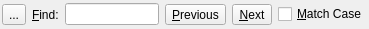
<ui version="4.0" >
 <class>Form</class>
 <widget class="QWidget" name="Form" >
  <property name="geometry" >
   <rect>
    <x>0</x>
    <y>0</y>
    <width>369</width>
    <height>29</height>
   </rect>
  </property>
  <property name="windowTitle" >
   <string>Form</string>
  </property>
  <layout class="QHBoxLayout" name="horizontalLayout" >
   <property name="margin" >
    <number>2</number>
   </property>
   <item>
    <widget class="QToolButton" name="close" >
     <property name="text" >
      <string>...</string>
     </property>
     <property name="icon" >
      <iconset resource="images/icons.qrc" >
       <normaloff>:/editdelete.svg</normaloff>:/editdelete.svg</iconset>
     </property>
    </widget>
   </item>
   <item>
    <widget class="QLabel" name="label" >
     <property name="text" >
      <string>&amp;Find:</string>
     </property>
     <property name="buddy" >
      <cstring>text</cstring>
     </property>
    </widget>
   </item>
   <item>
    <widget class="QLineEdit" name="text" />
   </item>
   <item>
    <widget class="QToolButton" name="previous" >
     <property name="text" >
      <string>&amp;Previous</string>
     </property>
     <property name="icon" >
      <iconset resource="images/icons.qrc" >
       <normaloff>:/1leftarrow.svg</normaloff>:/1leftarrow.svg</iconset>
     </property>
     <property name="toolButtonStyle" >
      <enum>Qt::ToolButtonIconOnly</enum>
     </property>
    </widget>
   </item>
   <item>
    <widget class="QToolButton" name="next" >
     <property name="text" >
      <string>&amp;Next</string>
     </property>
     <property name="icon" >
      <iconset resource="images/icons.qrc" >
       <normaloff>:/1rightarrow.svg</normaloff>:/1rightarrow.svg</iconset>
     </property>
     <property name="toolButtonStyle" >
      <enum>Qt::ToolButtonIconOnly</enum>
     </property>
    </widget>
   </item>
   <item>
    <widget class="QCheckBox" name="matchCase" >
     <property name="text" >
      <string>&amp;Match Case</string>
     </property>
    </widget>
   </item>
  </layout>
 </widget>
 <resources>
  <include location="images/icons.qrc" />
 </resources>
 <connections>
  <connection>
   <sender>close</sender>
   <signal>clicked()</signal>
   <receiver>Form</receiver>
   <slot>hide()</slot>
   <hints>
    <hint type="sourcelabel" >
     <x>14</x>
     <y>16</y>
    </hint>
    <hint type="destinationlabel" >
     <x>33</x>
     <y>31</y>
    </hint>
   </hints>
  </connection>
 </connections>
</ui>
